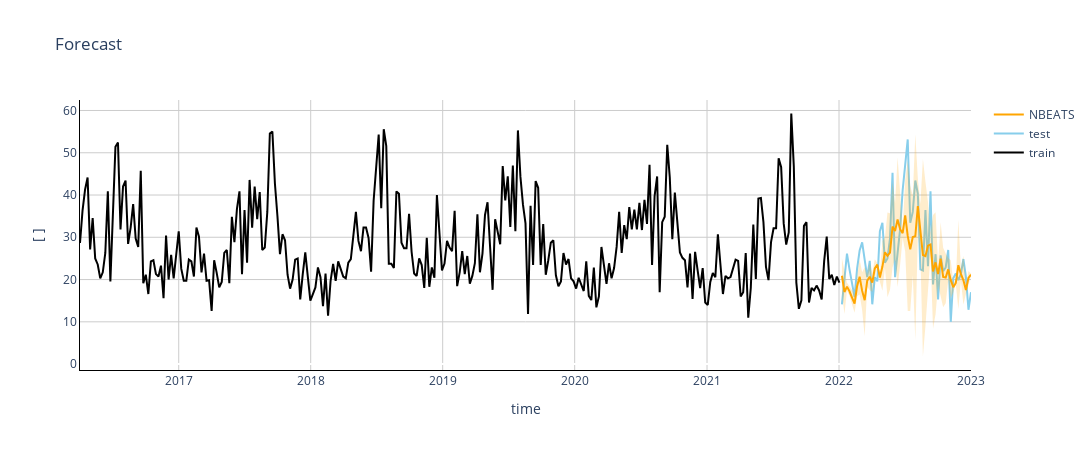

Write notebook code for a chart like this one.
### Code cell
from neuralforecast import NeuralForecast
from neuralforecast.models import NBEATS
from neuralforecast.losses.pytorch import DistributionLoss

obj = TimeObject(df=ponte, column='pm10', agg_freq='W')
obj.NIXTLA_train_test(split=52)

model = NBEATS(h=52,
               input_size=52,
               loss=DistributionLoss(distribution='StudentT', level=[95], return_params=True),
               max_steps=250,
               val_check_steps=3,
               learning_rate=1e-3)

fcst = NeuralForecast(
    models=[model],
    freq='W'
)
fcst.fit(df=obj.Y_train, verbose=False)
prediction = fcst.predict(df=obj.Y_train, verbose=False)

obj.plot_forecast(forecast_df=prediction, confidence=95, method='NBEATS')
